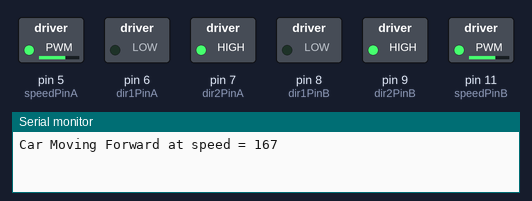
Recording of a sketch running on a simulated Arduino Uno, built with avr-gcc and run on an emulated ATmega328P. On the bench: switched loads named in the sketch (green lamp = pin HIGH), the last lines printed to the serial monitor.

Above: at 0.05 s.
At 2.05 s:
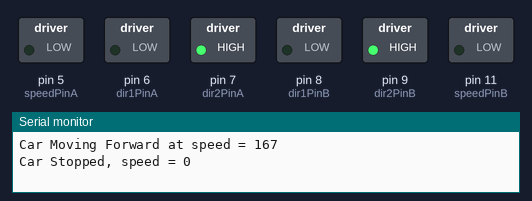
At 3.95 s:
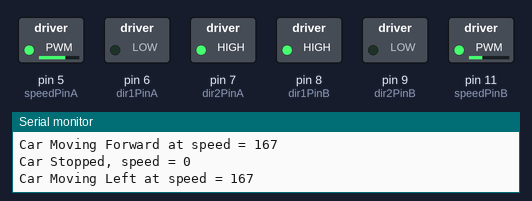
At 5.95 s:
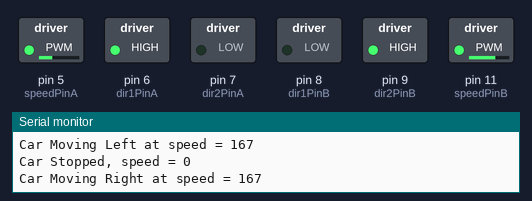
At 9.05 s:
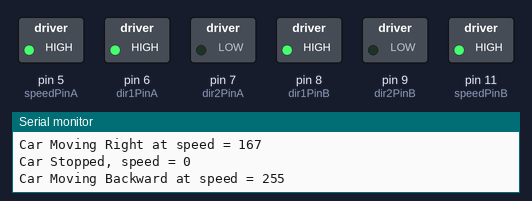
At 16.95 s:
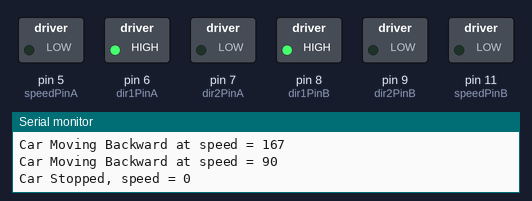
Timing chart, 0 to 22.1 s (numbered marks = the images above):
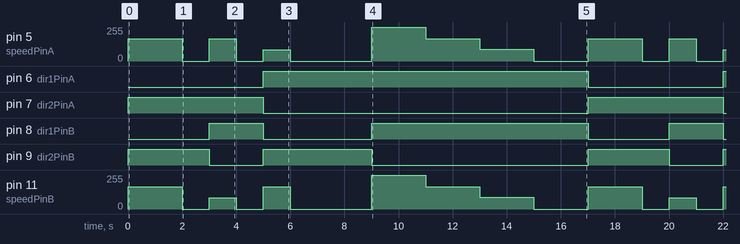

Measured:
- by itself, pin 6 (dir1PinA): alternates HIGH for 12.0 s and LOW for 5.0 s
- by itself, pin 7 (dir2PinA): alternates HIGH for 5.0 s and LOW for 12.0 s
- by itself, pin 8 (dir1PinB): repeats every 17.0 s: LOW 4.0 s, HIGH 8.0 s, LOW 3.0 s, HIGH 2.0 s
- by itself, pin 9 (dir2PinB): repeats every 17.0 s: LOW 2.0 s, HIGH 4.0 s, LOW 8.0 s, HIGH 3.0 s
- by itself, pin 5 (speedPinA): repeats every 17.0 s: 0/255 1.0 s, 167/255 1.0 s, 0/255 1.0 s, 83/255 1.0 s, 0/255 3.0 s, 255/255 2.0 s, 167/255 2.0 s, 90/255 2.0 s, 0/255 2.0 s, 167/255 2.0 s
- by itself, pin 11 (speedPinB): repeats every 17.0 s: 0/255 1.0 s, 83/255 1.0 s, 0/255 1.0 s, 167/255 1.0 s, 0/255 3.0 s, 255/255 2.0 s, 167/255 2.0 s, 90/255 2.0 s, 0/255 2.0 s, 167/255 2.0 s

The sketch:

Task-3-2-Solution.ino
```cpp
// Motor 1
int dir1PinA = 6;
int dir2PinA = 7;
int speedPinA = 5; // Needs to be a PWM pin to be able to control motor speed

// Motor 2
int dir1PinB = 8;
int dir2PinB = 9;
int speedPinB = 11; // Needs to be a PWM pin to be able to control motor speed

void setup() {
  // put your setup code here, to run once:
Serial.begin(9600);

//Define L298N Dual H-Bridge Motor Controller Pins

pinMode(dir1PinA,OUTPUT);
pinMode(dir2PinA,OUTPUT);
pinMode(speedPinA,OUTPUT);

pinMode(dir1PinB,OUTPUT);
pinMode(dir2PinB,OUTPUT);
pinMode(speedPinB,OUTPUT);
}


void CarForward(int movingSpeed){
analogWrite(speedPinA, movingSpeed);//Sets speed variable via PWM
digitalWrite(dir1PinA, LOW);
digitalWrite(dir2PinA, HIGH);

analogWrite(speedPinB, movingSpeed);//Sets speed variable via PWM
digitalWrite(dir1PinB, LOW);
digitalWrite(dir2PinB, HIGH);

Serial.print("Car Moving Forward at speed = ");
Serial.println(movingSpeed);
  }

void CarStop(int movingSpeed){
analogWrite(speedPinA, movingSpeed);//Sets speed variable via PWM
analogWrite(speedPinB, movingSpeed);//Sets speed variable via PWM
//digitalWrite(dir1PinA, LOW);
//digitalWrite(dir2PinA, HIGH);
Serial.print("Car Stopped, speed = ");
Serial.println(movingSpeed);
  }

void CarBackward(int movingSpeed){
analogWrite(speedPinA, movingSpeed);//Sets speed variable via PWM
digitalWrite(dir1PinA, HIGH);
digitalWrite(dir2PinA, LOW);
analogWrite(speedPinB, movingSpeed);//Sets speed variable via PWM
digitalWrite(dir1PinB, HIGH);
digitalWrite(dir2PinB, LOW);
Serial.print("Car Moving Backward at speed = ");
Serial.println(movingSpeed);
  }

  void CarLeft(int movingSpeed){
analogWrite(speedPinA, movingSpeed);//Sets speed variable via PWM
digitalWrite(dir1PinA, LOW);
digitalWrite(dir2PinA, HIGH);

analogWrite(speedPinB, movingSpeed/2);//Sets speed variable via PWM
digitalWrite(dir1PinB, HIGH);
digitalWrite(dir2PinB, LOW);

Serial.print("Car Moving Left at speed = ");
Serial.println(movingSpeed);

  }

 void CarRight(int movingSpeed){


analogWrite(speedPinB, movingSpeed);//Sets speed variable via PWM
digitalWrite(dir1PinB, LOW);
digitalWrite(dir2PinB, HIGH);

analogWrite(speedPinA, movingSpeed/2);//Sets speed variable via PWM
digitalWrite(dir1PinA, HIGH);
digitalWrite(dir2PinA, LOW);

Serial.print("Car Moving Right at speed = ");
Serial.println(movingSpeed);

  }

void loop() {
  // put your main code here, to run repeatedly:
  CarForward(167);
  delay(2000);

  CarStop(0);
  delay(1000);

  CarLeft(167);
  delay(1000);

  CarStop(0);
  delay(1000);

  CarRight(167);
  delay(1000);

  CarStop(0);
  delay(3000);

  CarBackward(255);
  delay(2000);
  CarBackward(167);
  delay(2000);
  CarBackward(90);
  delay(2000);

  CarStop(0);
  delay(2000);

}
```
